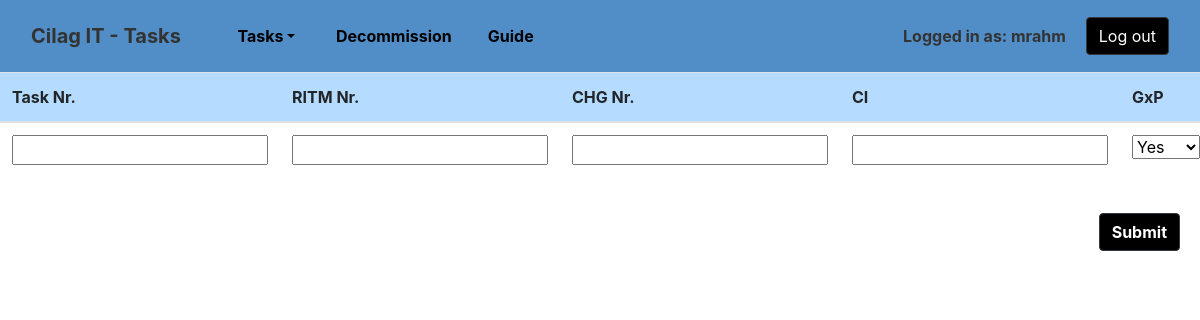
Page / (signed in) on the earlier database version.
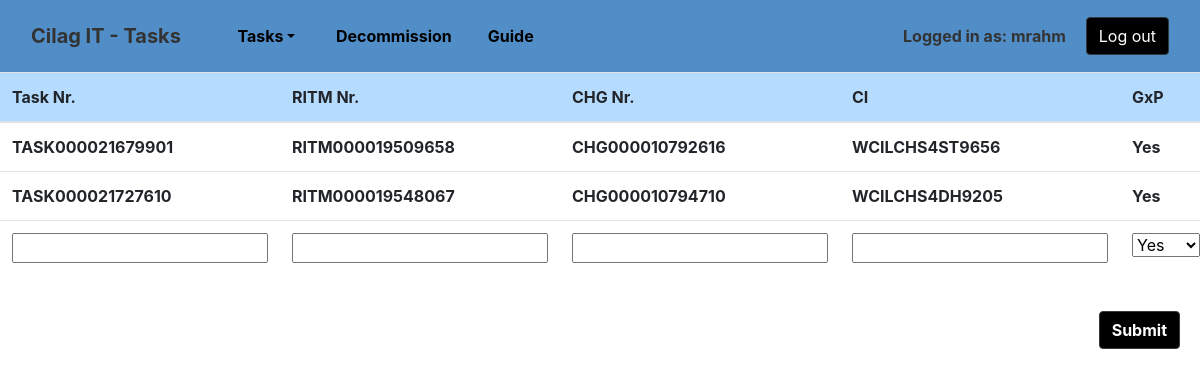
Same page on the later database version.
### tables this page shows
CREATE TABLE `tbltasks` (
  `pkTasks` int(11) NOT NULL,
  `fldTaskNr` varchar(21) NOT NULL,
  `fldRITMNr` varchar(21) NOT NULL,
  `fldCHGNr` varchar(21) DEFAULT NULL,
  `fkCI` int(11) DEFAULT NULL,
  `fkGxP` int(11) DEFAULT NULL,
  `fkRequester` int(11) DEFAULT NULL,
  `fkStatus` int(11) DEFAULT NULL,
  `fldDescription` varchar(40) DEFAULT NULL,
  `fkResponsible` int(11) DEFAULT NULL,
  `fkLocation` int(11) DEFAULT NULL
);

CREATE TABLE `tblci` (
  `pkCI` int(11) NOT NULL,
  `fldCI` varchar(20) NOT NULL
);

### handling/DisplayData.php (the view, shortened to what this page needs)
<?php
class DisplayData {
    public static function displayTask ($connection, $data){
        foreach ($connection->query($data) as $row) {
            if ($row['FLD_STATUS'] == "WIP" || $row['FLD_STATUS'] == "Pending") {
                if ($row['FLD_DESCRIPTION'] != "Decommission") {
                    if ($row['FLD_DESCRIPTION'] != "decommission") {
                        echo '<tr>';
                        echo '<td tasknr="' . $row['TASK_NR'] . '" class="RowTaskNr">' . $row['TASK_NR'] . '</td>';
                        echo '<td>' . $row['RITMNR'] . '</td>';
                        echo '<td>' . $row['CHGNR'] . '</td>';
                        echo '<td>' . $row['FLDCI'] . '</td>';
                        if ($row['GXP'] == 1) {
                            echo '<td>Yes</td>';
                        } else {
                            echo '<td>No</td>';
                        }
                        echo '</tr>';
                    }
                }
            }
        }
    }
}
?>

### index.php (shortened to what this page needs)
<!DOCTYPE html>
<html>
<?php
include("dbconnect.php");
include("handling/DisplayData.php");
?>
<head>
</head>
<?php include("header.php"); ?>
<div class="table-responsive">
    <table class="table">
        <thead>
            <tr style="background-color: #b5dbff;">
                <th>Task Nr.</th>
                <th>RITM Nr.</th>
                <th>CHG Nr.</th>
                <th>CI</th>
                <th>GxP</th>
            </tr>
        </thead>
        <tbody>
            <?php
            include('data_query.php');
            DisplayData::displayTask($connection, $data);
            ?>
            <form action="submit_open.php" method="POST">
                <tr>
                    <td><input type="text" name="inputTask"></td>
                    <td><input type="text" name="inputRITM"></td>
                    <td><input type="text" name="inputCHG"></td>
                    <td><input type="text" name="inputCI"></td>
                    <td><select name="inputGxP">
                            <optgroup label="GxP">
                                <option value="1" selected>Yes</option>
                            </optgroup>
                        </select></td>
                </tr>
        </tbody>
    </table>
</div>
<div class="d-xl-flex justify-content-xl-end"><button class="btn btn-primary border rounded border-dark d-xl-flex" type="submit" style="margin: 20px;background-color: rgb(0,0,0);color: rgb(255,255,255);font-weight: bold;">Submit</button>
</div>
</body>
</html>

### header.php (shortened to what this page needs)
<head>
    <link rel="stylesheet" href="assets/bootstrap/css/bootstrap.min.css">
    <link rel="stylesheet" href="assets/css/Header-Dark.css">
    <link rel="stylesheet" href="assets/css/Login-Form-Clean.css">
    <link rel="stylesheet" href="assets/css/Navigation-Clean.css">
    <link rel="stylesheet" href="assets/css/styles.css">
</head>
<body style="font-weight: bold;">
    <nav class="navbar navbar-light navbar-expand-md navigation-clean" style="background-color: rgb(81,141,198);">
        <div class="container-fluid"><a class="navbar-brand" href="index.php">Cilag IT - Tasks</a>
            <div class="collapse navbar-collapse text-center" id="navcol-1">
                <div class="dropdown d-flex d-xl-flex justify-content-center align-items-center justify-content-xl-center align-items-xl-center"
                    style="width: 139px;height: 40px;padding: 8px 18px;color: rgb(0,0,0);"><a class="dropdown-toggle" data-toggle="dropdown" aria-expanded="false" href="#" style="color: rgb(0,0,0);">Tasks</a>
                </div><a href="decommission.php" style="color: rgb(0,0,0);">Decommission</a>
                <a href="guide.php" style="color: rgb(0,0,0); margin:0 36px;">Guide</a>
                <ul class="nav navbar-nav ml-auto">
                    <p class="greeting" style="margin: auto; margin-right: 20px;">Logged in as: <?php echo  $_SESSION['username']?></p>
                </ul><a href="logout.php"><button class="btn btn-primary border rounded border-dark" type="button" style="background-color: rgb(0,0,0);">Log out</button></a></div>
        </div>
    </nav>

### assets/css/Navigation-Clean.css (style rules this page uses)
.navigation-clean { background: #fff; padding-top: .75rem; padding-bottom: .75rem; color: #333; border-radius: 0; box-shadow: none; border: none; margin-bottom: 0; }
@media (min-width:768px) { .navigation-clean { padding-top: 1rem; padding-bottom: 1rem; } }
.navigation-clean .navbar-brand { font-weight: bold; color: inherit; }
.navigation-clean .navbar-collapse, .navigation-clean .form-inline { border-top-color: #ddd; }

Differences in the rows shown:
added tbltasks: fldTaskNr "TASK000021679901", fldRITMNr "RITM000019509658", fldCHGNr "CHG000010792616", fkCI.fldCI "WCILCHS4ST9656"
added tbltasks: fldTaskNr "TASK000021727610", fldRITMNr "RITM000019548067", fldCHGNr "CHG000010794710", fkCI.fldCI "WCILCHS4DH9205"
